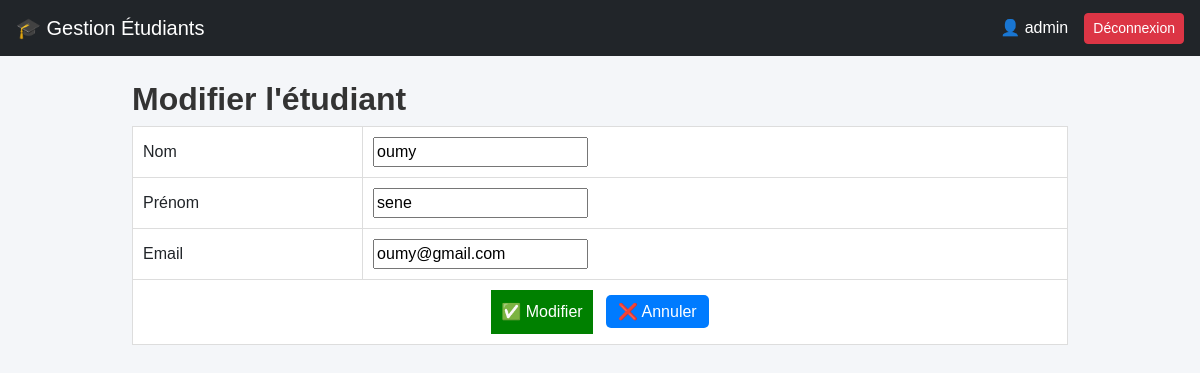
Screenshot of /index.php?page=edit&id=3 (signed in) with the database file from the repository.
### tables this page shows
CREATE TABLE `etudiants` (
  `id` int(11) NOT NULL,
  `nom` varchar(100) DEFAULT NULL,
  `prenom` varchar(100) DEFAULT NULL,
  `email` varchar(100) DEFAULT NULL,
  `classe_id` int(11) DEFAULT NULL,
  `user_id` int(11) DEFAULT NULL
);

### views/etudiants/edit.php (the view, shortened to what this page needs)
<?php
require_once '../views/layout/header.php';
$id = (int) $_GET['id'];
$stmt = $pdo->prepare("SELECT * FROM etudiants WHERE id = ?");
$stmt->execute([$id]);
$etudiant = $stmt->fetch();
?>
<h2>Modifier l'étudiant</h2>
<table border="1" cellpadding="8" cellspacing="0">
    <form method="POST">
        <tr>
            <td><label for="nom">Nom</label></td>
            <td>
                <input
                    type="text"
                    id="nom"
                    name="nom"
                    value="<?= htmlspecialchars($etudiant['nom']) ?>"
                    required
                >
            </td>
        </tr>
        <tr>
            <td><label for="prenom">Prénom</label></td>
            <td>
                <input
                    type="text"
                    id="prenom"
                    name="prenom"
                    value="<?= htmlspecialchars($etudiant['prenom']) ?>"
                    required
                >
            </td>
        </tr>
        <tr>
            <td><label for="email">Email</label></td>
            <td>
                <input
                    type="email"
                    id="email"
                    name="email"
                    value="<?= htmlspecialchars($etudiant['email']) ?>"
                    required
                >
            </td>
        </tr>
        <tr>
            <td colspan="2" align="center">
                <button type="submit">✅ Modifier</button>
                <a href="index.php?page=dashboard">❌ Annuler</a>
            </td>
        </tr>
    </form>
</table>
<?php require_once '../views/layout/footer.php'; ?>

### assets/css/style.css (style rules this page uses)
body { font-family: Arial; background: #f4f6f9; margin: 0; }
h2 { color: #333; }
a { text-decoration: none; color: white; background: #007bff; padding: 8px 12px; border-radius: 5px; }
table { width: 100%; border-collapse: collapse; background: white; }
table th, table td { padding: 10px; border: 1px solid #ddd; }
button { background: green; color: white; border: none; padding: 10px; cursor: pointer; }
h2, h3, h4 { font-weight: 600; }

### rows the page displays
etudiants: nom "oumy", prenom "sene", email "oumy@gmail.com"

### other values shown
$_SESSION['user']['username'] "admin"
